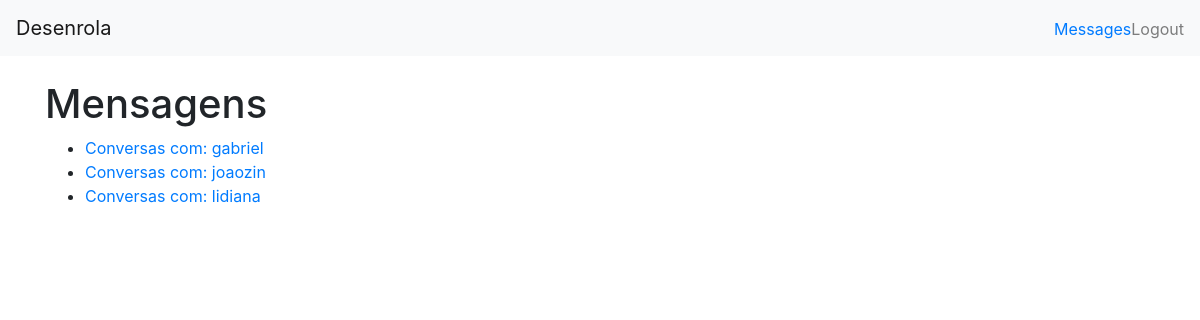
The page /chats/ (signed in) on the database its author committed.
### services/models.py (models this page shows, shortened)
class Chat(models.Model):
    customer = models.ForeignKey(User, related_name='customer_chats', on_delete=models.CASCADE)
    provider = models.ForeignKey(User, related_name='provider_chats', on_delete=models.CASCADE)
    created_at = models.DateTimeField(auto_now_add=True)

### services/views.py (the view)
# urls.py: path('chats/', ChatListView.as_view(), name='chat_list'),
class ChatListView(ListView):
    model = Chat
    template_name = 'services/chat_list.html'
    def get_queryset(self):
        user = self.request.user
        return Chat.objects.filter(customer=user) | Chat.objects.filter(provider=user)

### services/templates/services/chat_list.html (shortened to what this page needs)
{% extends 'base.html' %}
{% block content %}
<h1>Mensagens</h1>
<ul>
    {% for chat in object_list %}
        <li>
            <a href="{% url 'chat_detail' chat.id %}">
                Conversas com:
                {% if user == chat.customer %}
                    {{ chat.provider.username }}
                {% else %}
                    {{ chat.customer.username }}
                {% endif %}
            </a>
        </li>
    {% endfor %}
</ul>
{% endblock %}

### rows shown on the page
Chat: provider.username "gabriel"
Chat: provider.username "joaozin"
Chat: customer.username "lidiana"
